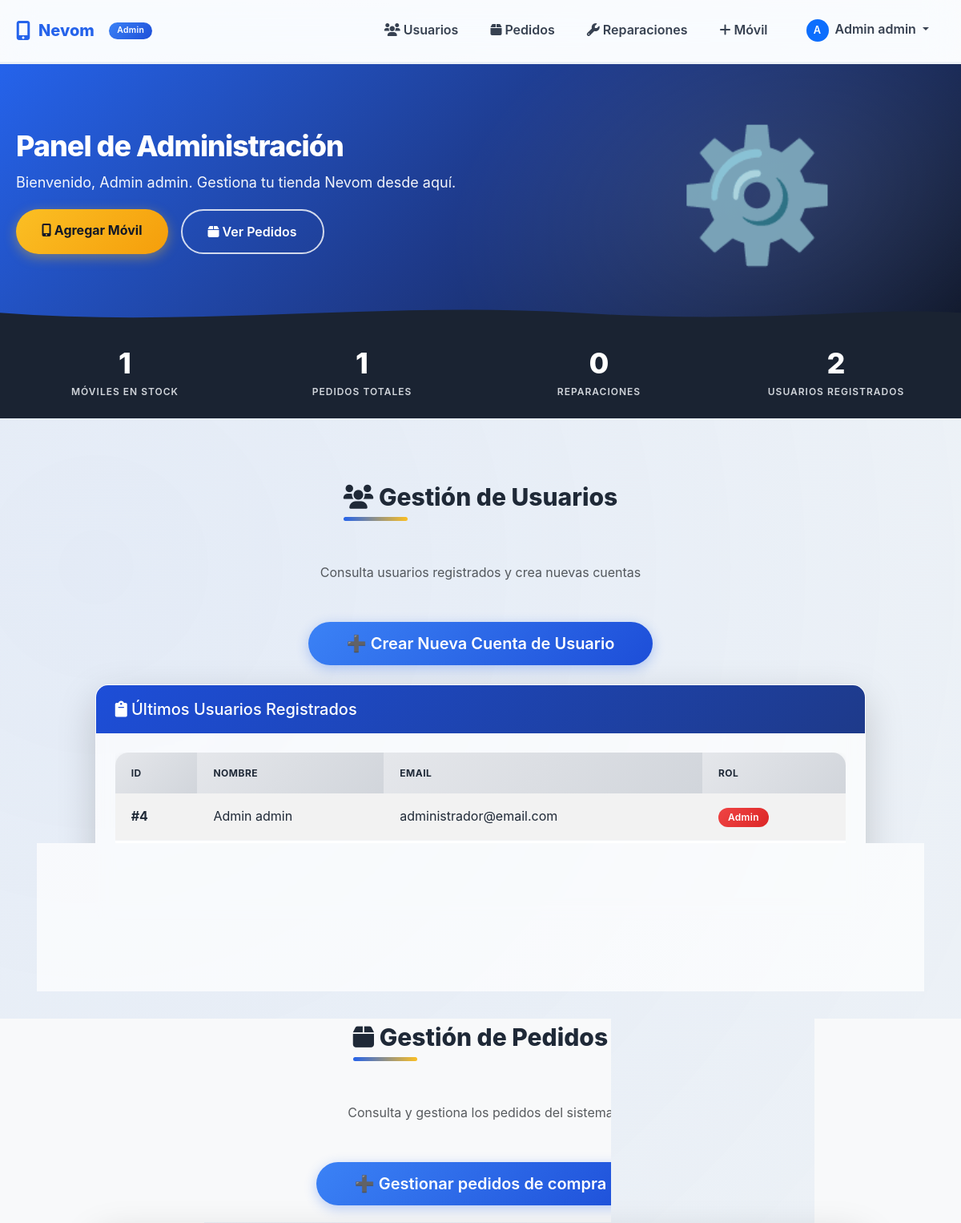
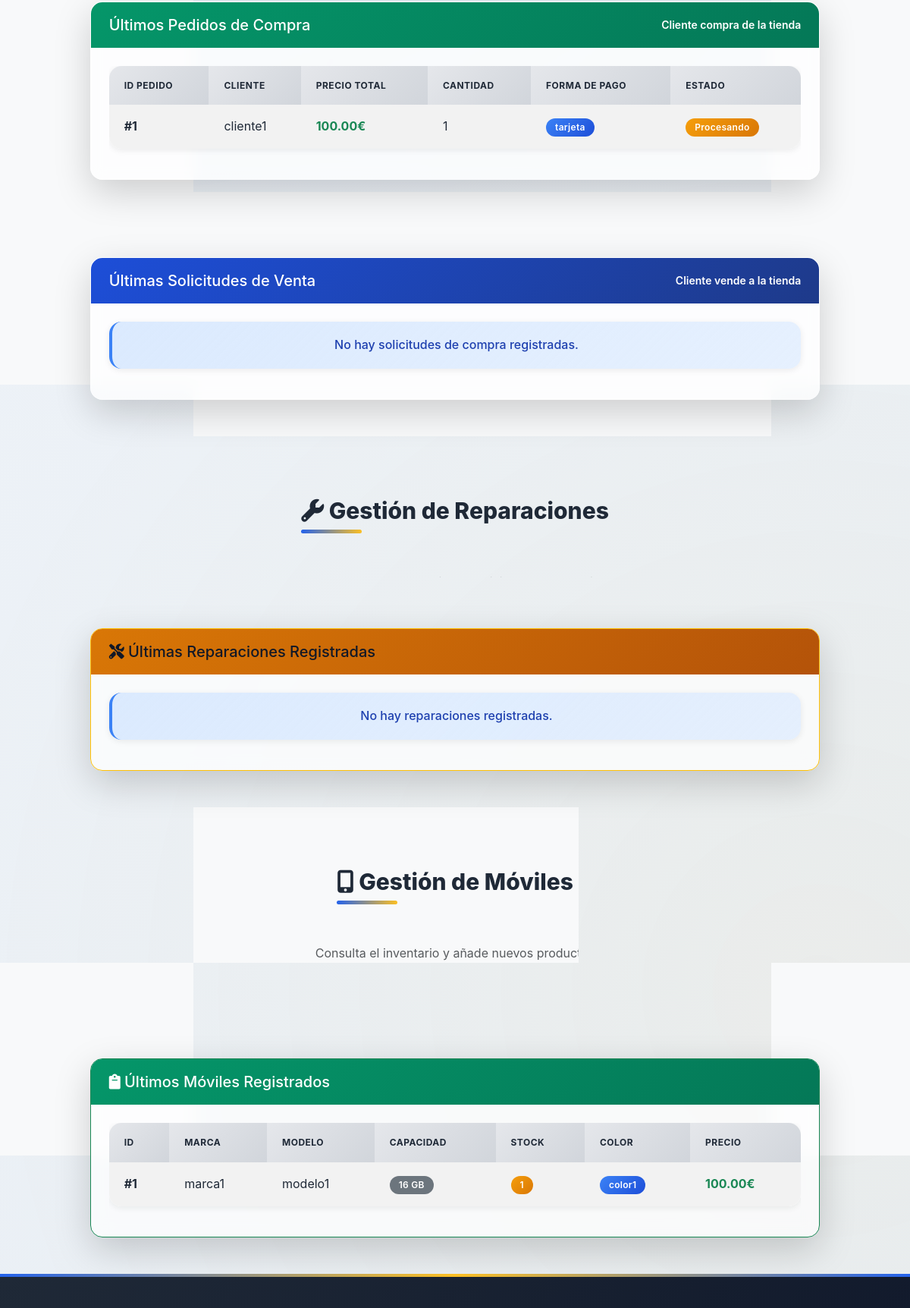
Page /admin/indexadmin.php (signed in, upper part) on the committed database (2 pictures, top to bottom).
### tables this page shows
CREATE TABLE IF NOT EXISTS `users` (
  `id` int(11) NOT NULL AUTO_INCREMENT,
  `nombre` varchar(255) NOT NULL,
  `email` varchar(255) NOT NULL,
  `password_hash` varchar(255) NOT NULL,
  `role` enum('client','admin') NOT NULL DEFAULT 'client',
  PRIMARY KEY (`id`),
  UNIQUE KEY `email_unique` (`email`)
);

CREATE TABLE `pedido` (
  `id` int(11) NOT NULL AUTO_INCREMENT,
  `numSeguimiento` varchar(50) NOT NULL,
  `precioTotal` float NOT NULL,
  `cantidadTotal` float NOT NULL,
  `formaPago` varchar(300) NOT NULL,
  `idVenta` int(11) DEFAULT NULL,
  `idCompra` int(11) DEFAULT NULL,
  `idReparacion` int(11) DEFAULT NULL,
  `idCliente` int(11) NOT NULL,
  `estado` enum('procesando','preparando','enviado','entregado','aprobado','rechazado','pagado') DEFAULT 'procesando',
  `fecha_creacion` TIMESTAMP DEFAULT CURRENT_TIMESTAMP,
  `fecha_entrega` TIMESTAMP NULL,
  PRIMARY KEY (`id`),
  UNIQUE KEY `numSeguimiento_unique` (`numSeguimiento`),
  KEY `Pedido_Cliente_FK` (`idCliente`),
  KEY `Pedido_Venta_FK` (`idVenta`),
  KEY `Pedido_Reparacion_FK` (`idReparacion`),
  KEY `Pedido_Compra_FK` (`idCompra`),
  CONSTRAINT `Pedido_Cliente_FK` FOREIGN KEY (`idCliente`) REFERENCES `cliente` (`id`) ON DELETE CASCADE ON UPDATE CASCADE,
  CONSTRAINT `Pedido_Venta_FK` FOREIGN KEY (`idVenta`) REFERENCES `venta` (`id`) ON DELETE CASCADE ON UPDATE CASCADE,
  CONSTRAINT `Pedido_Reparacion_FK` FOREIGN KEY (`idReparacion`) REFERENCES `reparacion` (`id`) ON DELETE CASCADE ON UPDATE CASCADE,
  CONSTRAINT `Pedido_Compra_FK` FOREIGN KEY (`idCompra`) REFERENCES `compra` (`id`) ON DELETE CASCADE ON UPDATE CASCADE
);

CREATE TABLE `cliente` (
  `id` int(11) NOT NULL AUTO_INCREMENT,
  `user_id` int(11) NOT NULL,
  `nombre` varchar(300) NOT NULL,
  `apellidos` varchar(300) NOT NULL,
  `email` varchar(300) NOT NULL,
  `telefono` varchar(100) NOT NULL,
  `direccion` varchar(300) NOT NULL,
  PRIMARY KEY (`id`),
  UNIQUE KEY `email_cliente` (`email`),
  UNIQUE KEY `tlf_cliente` (`telefono`),
  UNIQUE KEY `user_id_unique` (`user_id`),
  KEY `idx_user_id` (`user_id`),
  CONSTRAINT `Cliente_User_FK` FOREIGN KEY (`user_id`) REFERENCES `users` (`id`) ON DELETE CASCADE ON UPDATE CASCADE
);

CREATE TABLE `movil` (
  `id` int(11) NOT NULL AUTO_INCREMENT,
  `marca` varchar(200) NOT NULL,
  `modelo` varchar(200) NOT NULL,
  `capacidad` int(11) NOT NULL,
  `stock` int(11) NOT NULL,
  `color` varchar(200) NOT NULL,
  `precio` float NOT NULL,
  PRIMARY KEY (`id`)
);

### admin/indexadmin.php (the view, shortened to what the rows shown need)
<?php
require '../config/conexion.php';
$sqlUsuarios = "SELECT u.id, u.nombre, u.email, u.role FROM users u ORDER BY u.id DESC LIMIT 10";
$resultUsuarios = $conexion->query($sqlUsuarios);
$sqlPedidosVenta = "SELECT p.id, p.precioTotal, p.cantidadTotal, p.formaPago, p.estado, c.nombre as nombreCliente
                    FROM pedido p
                    LEFT JOIN cliente c ON p.idCliente = c.id
                    WHERE p.idCompra IS NOT NULL
                    ORDER BY p.id DESC
                    LIMIT 10";
$resultPedidosVenta = $conexion->query($sqlPedidosVenta);
$sqlMoviles = "SELECT id, marca, modelo, capacidad, stock, color, precio
               FROM movil
               ORDER BY id DESC
               LIMIT 10";
$resultMoviles = $conexion->query($sqlMoviles);
?>
<!DOCTYPE html>
<html lang="es">
<head>
    <link href="https://cdn.jsdelivr.net/npm/bootstrap@5.3.3/dist/css/bootstrap.min.css" rel="stylesheet">
    <link href="https://cdnjs.cloudflare.com/ajax/libs/font-awesome/6.0.0/css/all.min.css" rel="stylesheet">
    <link href="../assets/css/style.css" rel="stylesheet">
</head>
<body>
    <section class="hero-section wave-dark">
        <div class="container hero-content">
            <div class="row align-items-center">
                <div class="col-lg-7">
                    <h1 class="hero-title">Panel de Administración</h1>
                </div>
            </div>
        </div>
    </section>
    <section class="py-5" id="agregar-usuario" style="padding-top: 80px !important;">
        <div class="container">
            <div class="text-center mb-5">
                <h2 class="section-title"><i class="fas fa-users"></i> Gestión de Usuarios</h2>
            </div>
            <div class="row justify-content-center">
                <div class="col-lg-10">
                    <div class="card shadow-lg rounded-4">
                        <div class="card-body p-4">
                            <?php if ($resultUsuarios && $resultUsuarios->num_rows > 0): ?>
                                <div class="table-responsive">
                                    <table class="table table-hover table-striped">
                                        <thead class="table-light">
                                            <tr>
                                                <th>ID</th>
                                                <th>Nombre</th>
                                                <th>Email</th>
                                                <th>Rol</th>
                                            </tr>
                                        </thead>
                                        <tbody>
                                            <?php while ($usuario = $resultUsuarios->fetch_assoc()): ?>
                                                <tr>
                                                    <td><strong>#<?= htmlspecialchars($usuario['id']) ?></strong></td>
                                                    <td><?= htmlspecialchars($usuario['nombre']) ?></td>
                                                    <td><?= htmlspecialchars($usuario['email']) ?></td>
                                                    <td>
                                                        <?php if ($usuario['role'] === 'admin'): ?>
                                                            <span class="badge bg-danger">Admin</span>
                                                        <?php else: ?>
                                                            <span class="badge bg-success">Cliente</span>
                                                        <?php endif; ?>
                                                    </td>
                                                </tr>
                                            <?php endwhile; ?>
                                        </tbody>
                                    </table>
                                </div>
                            <?php else: ?>
                                <div class="alert alert-info text-center">
                                    No hay usuarios registrados.
                                </div>
                            <?php endif; ?>
                        </div>
                    </div>
                </div>
            </div>
        </div>
    </section>
    <section class="py-5 bg-light" id="ver-pedidos" style="padding-top: 80px !important;">
        <div class="container">
            <div class="text-center mb-5">
                <h2 class="section-title"><i class="fas fa-box"></i> Gestión de Pedidos</h2>
            </div>
            <div class="row justify-content-center mb-4">
                <div class="col-lg-10">
                    <div class="card shadow-lg rounded-4">
                        <div class="card-body p-4">
                            <?php if ($resultPedidosVenta && $resultPedidosVenta->num_rows > 0): ?>
                                <div class="table-responsive">
                                    <table class="table table-hover table-striped">
                                        <thead class="table-light">
                                            <tr>
                                                <th>ID Pedido</th>
                                                <th>Cliente</th>
                                                <th>Precio Total</th>
                                                <th>Cantidad</th>
                                                <th>Forma de Pago</th>
                                                <th>Estado</th>
                                            </tr>
                                        </thead>
                                        <tbody>
                                            <?php while ($pedido = $resultPedidosVenta->fetch_assoc()): ?>
                                                <tr>
                                                    <td><strong>#<?= htmlspecialchars($pedido['id']) ?></strong></td>
                                                    <td><?= htmlspecialchars($pedido['nombreCliente'] ?? 'N/A') ?></td>
                                                    <td><span class="text-success fw-bold"><?= number_format($pedido['precioTotal'], 2) ?>€</span></td>
                                                    <td><?= htmlspecialchars($pedido['cantidadTotal']) ?></td>
                                                    <td><span class="badge bg-info"><?= htmlspecialchars($pedido['formaPago']) ?></span></td>
                                                    <td>
                                                        <?php
                                                        $estadoClass = match ($pedido['estado']) {
                                                            'procesando' => 'bg-warning text-dark',
                                                            'preparando' => 'bg-info',
                                                            'enviado' => 'bg-primary',
                                                            'entregado' => 'bg-success',
                                                            default => 'bg-secondary'
                                                        };
                                                        ?>
                                                        <span class="badge <?= $estadoClass ?>"><?= ucfirst($pedido['estado']) ?></span>
                                                    </td>
                                                </tr>
                                            <?php endwhile; ?>
                                        </tbody>
                                    </table>
                                </div>
                            <?php else: ?>
                                <div class="alert alert-info text-center">
                                    No hay pedidos de venta registrados.
                                </div>
                            <?php endif; ?>
                        </div>
                    </div>
                </div>
            </div>
        </div>
    </section>
    <section class="py-5" id="ver-reparaciones" style="padding-top: 80px !important;">
        <div class="container">
            <div class="text-center mb-5">
                <h2 class="section-title"><i class="fas fa-wrench"></i> Gestión de Reparaciones</h2>
            </div>
        </div>
    </section>
    <section class="py-5 bg-light" id="agregar-movil" style="padding-top: 80px !important;">
        <div class="container">
            <div class="text-center mb-5">
                <h2 class="section-title"><i class="fas fa-mobile-alt"></i> Gestión de Móviles</h2>
            </div>
            <div class="row justify-content-center">
                <div class="col-lg-10">
                    <div class="card shadow-lg rounded-4 border-success">
                        <div class="card-body p-4">
                            <?php if ($resultMoviles && $resultMoviles->num_rows > 0): ?>
                                <div class="table-responsive">
                                    <table class="table table-hover table-striped">
                                        <thead class="table-light">
                                            <tr>
                                                <th>ID</th>
                                                <th>Marca</th>
                                                <th>Modelo</th>
                                                <th>Capacidad</th>
                                                <th>Stock</th>
                                                <th>Color</th>
                                                <th>Precio</th>
                                            </tr>
                                        </thead>
                                        <tbody>
                                            <?php while ($movil = $resultMoviles->fetch_assoc()): ?>
                                                <tr>
                                                    <td><strong>#<?= htmlspecialchars($movil['id']) ?></strong></td>
                                                    <td><?= htmlspecialchars($movil['marca']) ?></td>
                                                    <td><?= htmlspecialchars($movil['modelo']) ?></td>
                                                    <td><span class="badge bg-secondary"><?= htmlspecialchars($movil['capacidad']) ?> GB</span></td>
                                                    <td>
                                                        <?php if ($movil['stock'] > 5): ?>
                                                            <span class="badge bg-success"><?= htmlspecialchars($movil['stock']) ?></span>
                                                        <?php elseif ($movil['stock'] > 0): ?>
                                                            <span class="badge bg-warning text-dark"><?= htmlspecialchars($movil['stock']) ?></span>
                                                        <?php else: ?>
                                                            <span class="badge bg-danger"><?= htmlspecialchars($movil['stock']) ?></span>
                                                        <?php endif; ?>
                                                    </td>
                                                    <td><span class="badge bg-info"><?= htmlspecialchars($movil['color']) ?></span></td>
                                                    <td><span class="text-success fw-bold"><?= number_format($movil['precio'], 2) ?>€</span></td>
                                                </tr>
                                            <?php endwhile; ?>
                                        </tbody>
                                    </table>
                                </div>
                            <?php else: ?>
                                <div class="alert alert-info text-center">
                                    No hay móviles registrados en el inventario.
                                </div>
                            <?php endif; ?>
                        </div>
                    </div>
                </div>
            </div>
        </div>
    </section>
</body>
</html>

### rows in the picture
users: id "4", nombre "Admin admin", email "administrador@email.com", role "Admin"
pedido: id "1", idCliente.nombre "cliente1", precioTotal "100.00", cantidadTotal "1", formaPago "tarjeta", estado "Procesando"
movil: id "1", marca "marca1", modelo "modelo1", capacidad "16", stock "1", color "color1", precio "100.00"

### other values in the picture
substr($userName ?? 'A', 0, 1) "A"
$userName "Admin admin"
$totalMoviles "1"
$totalPedidos "1"
$totalReparaciones "0"
$totalUsuarios "2"
